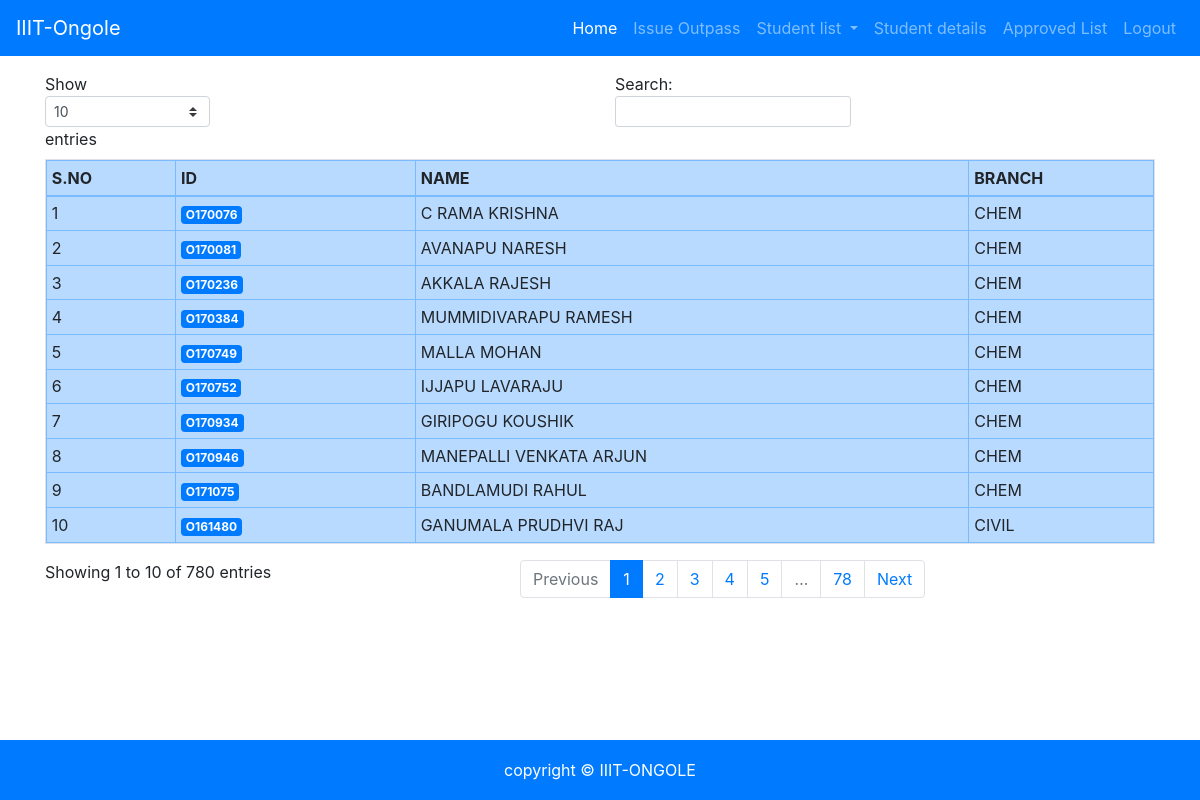
Page /total_studentlist.php (signed in) on the committed database.
### tables this page shows
CREATE TABLE `st_1` (
  `SNO` int(50) DEFAULT NULL,
  `ID` varchar(50) DEFAULT NULL,
  `NAME` varchar(255) DEFAULT NULL,
  `BRANCH` varchar(100) DEFAULT NULL,
  `CLASS` varchar(255) NOT NULL,
  `BATCH` varchar(100) NOT NULL,
  `D_WARDEN` varchar(255) DEFAULT NULL,
  `WARDEN` varchar(255) DEFAULT NULL,
  `PARENTS_NO` bigint(255) NOT NULL,
  `ADDRESS` varchar(255) NOT NULL,
  `GENDER` varchar(100) NOT NULL
);

### total_studentlist.php (the view, shortened to what this page needs)
<?php
    include('includes/server.php');
    $Gender=$_SESSION['Gender'];
    $branch=$_SESSION['Branch'];
    $batch=$_SESSION['Batch'];
    $Role=$_SESSION['Role'];
    if($Role == 'WARDEN'){
              $query ="SELECT * FROM st_1 WHERE BATCH='$batch' AND GENDER='$Gender'";
              $result =mysqli_query($db,$query);
        }
  else if($Role == 'D_WARDEN'){
              $query ="SELECT * FROM st_1 WHERE BATCH='$batch' AND GENDER='$Gender' AND BRANCH='$branch'";
              $result =mysqli_query($db,$query);
        }
  else{
    $query="SELECT * FROM st_1";
    $result =mysqli_query($db,$query);
  }
?>
<?php include('includes/nav_bar.php'); ?>
<br>
<br>
<br>
<div class="container">
    <table id="totallist_table" class="table table-sm table-bordered table-primary table-hover  table-responsive  w-auto">
        <thead>
            <tr>
                <th width="07%">S.NO</th>
                <th width="13%">ID</th>
                <th width="30%">NAME</th>
                <th width="10%">BRANCH</th>
            </tr>
        </thead>
        <tbody>
            <?php
      $counter=0;
      while ($row=mysqli_fetch_assoc($result))
      {
    ?>
            <tr>
                <td width="07%"><?php echo ++$counter; ?></td>
                <td width="13%" ><span class="badge badge-primary"><?php echo $row['ID'];?></span></td>
                <td width="30%" ><?php echo $row['NAME'];?></td>
                <td width="10%"><?php echo $row['BRANCH']; ?></td>
            </tr>
            <?php
		}
	?>
        </tbody>
    </table>
</div>
<br>
<br>
<br>

### css/mini.css (style rules this page uses)
html,body { height:100% }
.centering { text-align:center;align-items:center }
.footer { position:fixed;bottom:0;width:100%;height:60px;line-height:60px;background-color:#f5f5f5 }

### rows in the picture
st_1: ID "O170076", NAME "C RAMA KRISHNA", BRANCH "CHEM"
st_1: ID "O170081", NAME "AVANAPU NARESH", BRANCH "CHEM"
st_1: ID "O170236", NAME "AKKALA RAJESH", BRANCH "CHEM"
st_1: ID "O170384", NAME "MUMMIDIVARAPU RAMESH", BRANCH "CHEM"
st_1: ID "O170749", NAME "MALLA MOHAN", BRANCH "CHEM"
st_1: ID "O170752", NAME "IJJAPU LAVARAJU", BRANCH "CHEM"
st_1: ID "O170934", NAME "GIRIPOGU KOUSHIK", BRANCH "CHEM"
st_1: ID "O170946", NAME "MANEPALLI VENKATA ARJUN", BRANCH "CHEM"
st_1: ID "O171075", NAME "BANDLAMUDI RAHUL", BRANCH "CHEM"
st_1: ID "O161480", NAME "GANUMALA PRUDHVI RAJ", BRANCH "CIVIL"
